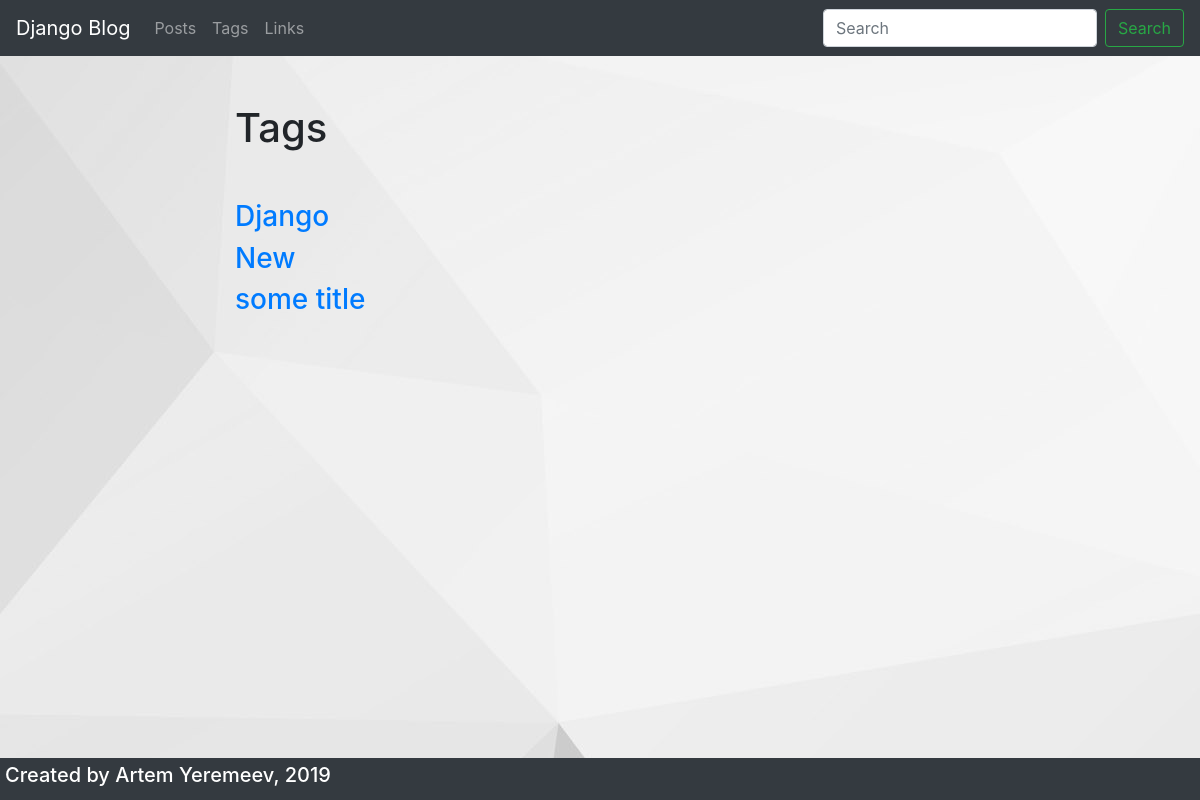
Page /main/tags/ on the earlier database version.
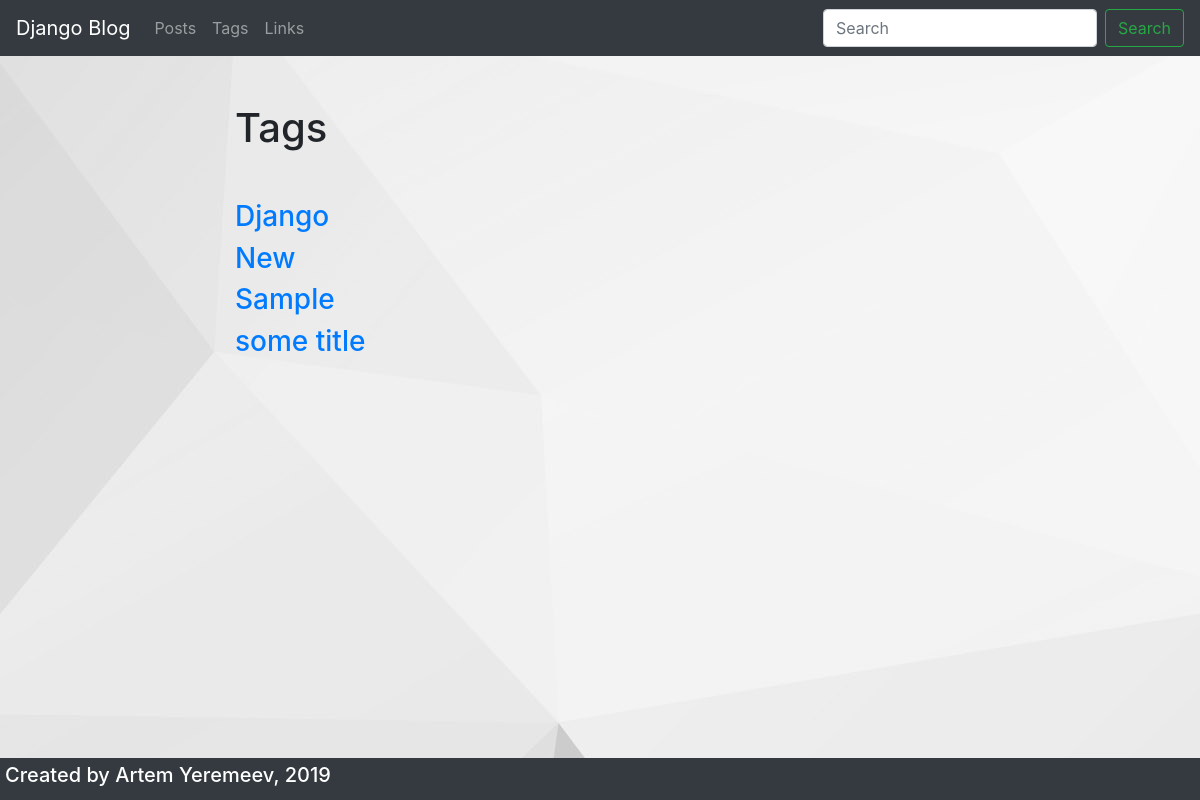
Same page on the later database version.
### main/models.py (models this page shows, shortened)
class Tag(models.Model):
    title = models.CharField(max_length=50)
    slug = models.SlugField(max_length=50, unique=True)
    def get_absolute_url(self):
        return reverse('tag_detail_url', kwargs={'slug': self.slug})
    class Meta:
        ordering = ['title']

### main/views.py (the view)
# urls.py: path('tags/', tags_list, name='tags_list_url'),
def tags_list(request):
    tags = Tag.objects.all()
    return render(request, 'main/tags_list.html', context={'tags': tags})

### main/templates/main/tags_list.html (shortened to what this page needs)
{% extends 'main/base_main.html' %}
{% block content %}
    <h1 class="mb-5">Tags</h1>
    {% for tag in tags %}
        <h3><a href="{{ tag.get_absolute_url }}">{{ tag.title }}</a></h3>
    {% endfor %}
{% endblock %}
{% block footer %}
    <footer>
        <div class="footer-tags">
            <h5>Created by Artem Yeremeev, 2019</h5>
        </div>
    </footer>
{% endblock %}

Differences in the rows shown:
added Tag: title "Sample"
